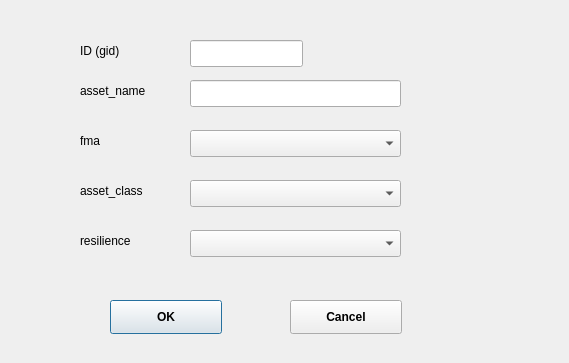
<?xml version="1.0" encoding="UTF-8"?>
<ui version="4.0">
 <class>EditFMAsDialog</class>
 <widget class="QDialog" name="EditFMAsDialog">
  <property name="geometry">
   <rect>
    <x>0</x>
    <y>0</y>
    <width>569</width>
    <height>363</height>
   </rect>
  </property>
  <property name="windowTitle">
   <string>Dialog</string>
  </property>
  <widget class="QLabel" name="label">
   <property name="geometry">
    <rect>
     <x>80</x>
     <y>40</y>
     <width>70</width>
     <height>21</height>
    </rect>
   </property>
   <property name="text">
    <string>ID (gid)</string>
   </property>
  </widget>
  <widget class="QLineEdit" name="txt_gid">
   <property name="geometry">
    <rect>
     <x>190</x>
     <y>40</y>
     <width>113</width>
     <height>27</height>
    </rect>
   </property>
   <property name="readOnly">
    <bool>true</bool>
   </property>
  </widget>
  <widget class="QLabel" name="label_2">
   <property name="geometry">
    <rect>
     <x>80</x>
     <y>130</y>
     <width>70</width>
     <height>21</height>
    </rect>
   </property>
   <property name="text">
    <string>fma</string>
   </property>
  </widget>
  <widget class="QComboBox" name="cbx_fma">
   <property name="geometry">
    <rect>
     <x>190</x>
     <y>130</y>
     <width>211</width>
     <height>27</height>
    </rect>
   </property>
  </widget>
  <widget class="QLabel" name="label_3">
   <property name="geometry">
    <rect>
     <x>80</x>
     <y>80</y>
     <width>101</width>
     <height>21</height>
    </rect>
   </property>
   <property name="text">
    <string>asset_name</string>
   </property>
  </widget>
  <widget class="QLineEdit" name="txt_asset_name">
   <property name="geometry">
    <rect>
     <x>190</x>
     <y>80</y>
     <width>211</width>
     <height>27</height>
    </rect>
   </property>
  </widget>
  <widget class="QComboBox" name="cbx_asset_class">
   <property name="geometry">
    <rect>
     <x>190</x>
     <y>180</y>
     <width>211</width>
     <height>27</height>
    </rect>
   </property>
  </widget>
  <widget class="QLabel" name="label_4">
   <property name="geometry">
    <rect>
     <x>80</x>
     <y>180</y>
     <width>101</width>
     <height>21</height>
    </rect>
   </property>
   <property name="text">
    <string>asset_class</string>
   </property>
  </widget>
  <widget class="QLabel" name="label_5">
   <property name="geometry">
    <rect>
     <x>80</x>
     <y>230</y>
     <width>101</width>
     <height>21</height>
    </rect>
   </property>
   <property name="text">
    <string>resilience</string>
   </property>
  </widget>
  <widget class="QComboBox" name="cbx_resilience">
   <property name="geometry">
    <rect>
     <x>190</x>
     <y>230</y>
     <width>211</width>
     <height>27</height>
    </rect>
   </property>
  </widget>
  <widget class="QPushButton" name="btn_ok">
   <property name="geometry">
    <rect>
     <x>110</x>
     <y>300</y>
     <width>112</width>
     <height>34</height>
    </rect>
   </property>
   <property name="font">
    <font>
     <weight>75</weight>
     <bold>true</bold>
    </font>
   </property>
   <property name="text">
    <string>OK</string>
   </property>
   <property name="default">
    <bool>true</bool>
   </property>
  </widget>
  <widget class="QPushButton" name="btn_cancel">
   <property name="geometry">
    <rect>
     <x>290</x>
     <y>300</y>
     <width>112</width>
     <height>34</height>
    </rect>
   </property>
   <property name="font">
    <font>
     <weight>75</weight>
     <bold>true</bold>
    </font>
   </property>
   <property name="text">
    <string>Cancel</string>
   </property>
  </widget>
 </widget>
 <resources/>
 <connections/>
</ui>
